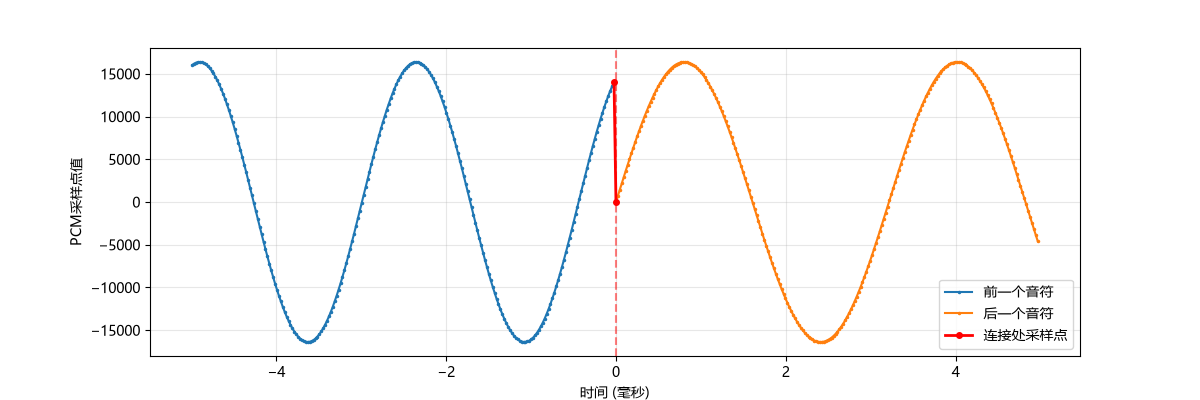

This chart was generated by the following Python code:
import math
import struct
import wave

import matplotlib.pyplot as plt
plt.rcParams['font.sans-serif'] = ['Microsoft YaHei']

SAMPLE_RATE = 44100
BIT_DEPTH = 16
CHANNELS = 1
BPM = 170
AMPLITUDE = 0.5

melody = [
    (None, 1),   # 八分休止符
    ("G", 1),
    ("G", 1),
    ("G", 1),
    ("Eb", 4),   # 二分音符

    (None, 1),   # 八分休止符
    ("F", 1),
    ("F", 1),
    ("F", 1),
    ("D", 8),    # 全音符
]

frequencies = {
    "G": 391.995,
    "Eb": 311.127,
    "F": 349.228,
    "D": 293.665,
}

def generate_note(note, units):
    count = units * round(SAMPLE_RATE * 60 / (BPM * 2))

    # 休止符：所有采样值为 0
    if note is None:
        return b"\x00\x00" * count

    data = bytearray()

    for n in range(count):
        t = n / SAMPLE_RATE
        x = AMPLITUDE * math.sin(2 * math.pi * frequencies[note] * t)
        sample = round(x * 32767)
        data.extend(struct.pack("<h", sample))

    return bytes(data)

pcm = bytearray()

for note, units in melody:
    pcm.extend(generate_note(note, units))

# 写入 WAV 文件
with wave.open("symphony_bad.wav", "wb") as wav:
    wav.setnchannels(CHANNELS)
    wav.setsampwidth(BIT_DEPTH // 8)
    wav.setframerate(SAMPLE_RATE)
    wav.writeframes(pcm)

def plot_boundary(pcm, boundary_index=4, window_ms=5):
    samples = struct.unpack(f"<{len(pcm)//2}h", pcm)

    # 计算音符交界处的采样点位置
    boundary = sum(
        units for _, units in melody[:boundary_index]
    ) * round(SAMPLE_RATE * 60 / (BPM * 2))

    # 截取交界处前后几毫秒
    window = int(SAMPLE_RATE * window_ms / 1000)
    start = boundary - window
    end = boundary + window

    x = [(i - boundary) / SAMPLE_RATE * 1000 for i in range(start, end)]
    y = samples[start:end]

    # 分别绘制交界处两侧的波形
    plt.figure(figsize=(12, 4))
    plt.plot(x[:window], y[:window], ".-", markersize=3, label="前一个音符")
    plt.plot(x[window:], y[window:], ".-", markersize=3, label="后一个音符")

    # 用红线连接交界处的两个采样点
    plt.plot(
        x[window-1:window+1],
        y[window-1:window+1],
        "r.-", linewidth=2, markersize=8,
        label="连接处采样点"
    )

    plt.axvline(0, color="red", linestyle="--", alpha=0.5)
    plt.xlabel("时间 (毫秒)")
    plt.ylabel("PCM采样点值")
    plt.legend()
    plt.grid(alpha=0.3)
    plt.show()
    
plot_boundary(pcm, boundary_index=4, window_ms=5)
